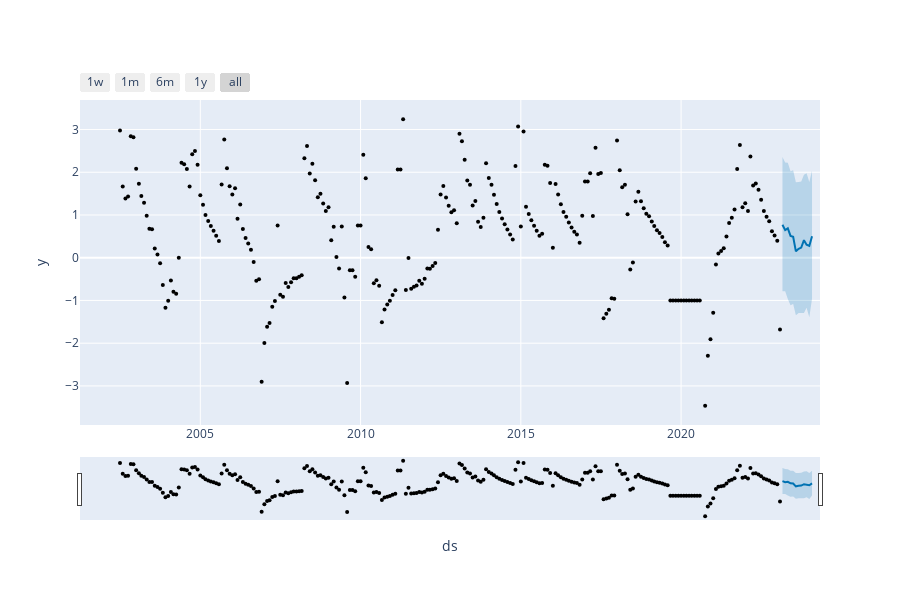
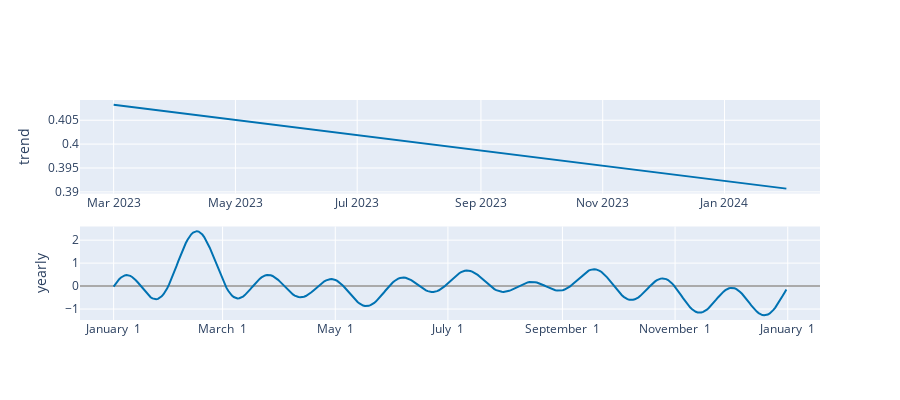

Here is the notebook cell these charts were saved with, in order:
### Code cell
############### Plot Prophet

from prophet.plot import plot_plotly, plot_components_plotly

# Plot the forecast
fig1 = plot_plotly(model, data_forecastf)
fig1.show()

# Plot forecast components
fig2 = plot_components_plotly(model, data_forecastf)
fig2.show()

### Figure 1 — Plotly figure (JSON) as saved in the notebook; plotly's stock layout.template omitted (floating-point values rounded to 4 significant figures; data arrays with more than 128 entries replaced by an {"elided": "..."} marker saying what was removed)
{"data": [{"marker": {"color": "black", "size": 4}, "mode": "markers", "name": "Actual", "type": "scatter", "x": {"elided": "247 str values"}, "y": {"elided": "247 float values"}}, {"hoverinfo": "skip", "line": {"width": 0}, "mode": "lines", "type": "scatter", "x": ["2023-03-01T00:00:00", "2023-04-01T00:00:00", "2023-05-01T00:00:00", "2023-06-01T00:00:00", "2023-07-01T00:00:00", "2023-08-01T00:00:00", "2023-09-01T00:00:00", "2023-10-01T00:00:00", "2023-11-01T00:00:00", "2023-12-01T00:00:00", "2024-01-01T00:00:00", "2024-02-01T00:00:00"], "y": [-0.783, -0.7838, -0.9649, -1.114, -1.085, -1.348, -1.295, -1.293, -1.296, -1.171, -1.393, -0.9597]}, {"fill": "tonexty", "fillcolor": "rgba(0, 114, 178, 0.2)", "line": {"color": "#0072B2", "width": 2}, "mode": "lines", "name": "Predicted", "type": "scatter", "x": ["2023-03-01T00:00:00", "2023-04-01T00:00:00", "2023-05-01T00:00:00", "2023-06-01T00:00:00", "2023-07-01T00:00:00", "2023-08-01T00:00:00", "2023-09-01T00:00:00", "2023-10-01T00:00:00", "2023-11-01T00:00:00", "2023-12-01T00:00:00", "2024-01-01T00:00:00", "2024-02-01T00:00:00"], "y": [0.7729, 0.6465, 0.6878, 0.5116, 0.4896, 0.1493, 0.2094, 0.2381, 0.4096, 0.3055, 0.2764, 0.5046]}, {"fill": "tonexty", "fillcolor": "rgba(0, 114, 178, 0.2)", "hoverinfo": "skip", "line": {"width": 0}, "mode": "lines", "type": "scatter", "x": ["2023-03-01T00:00:00", "2023-04-01T00:00:00", "2023-05-01T00:00:00", "2023-06-01T00:00:00", "2023-07-01T00:00:00", "2023-08-01T00:00:00", "2023-09-01T00:00:00", "2023-10-01T00:00:00", "2023-11-01T00:00:00", "2023-12-01T00:00:00", "2024-01-01T00:00:00", "2024-02-01T00:00:00"], "y": [2.357, 2.229, 2.222, 2.022, 2.046, 1.769, 1.77, 1.785, 1.942, 1.976, 1.77, 2.04]}], "layout": {"height": 600, "showlegend": false, "width": 900, "xaxis": {"rangeselector": {"buttons": [{"count": 7, "label": "1w", "step": "day", "stepmode": "backward"}, {"count": 1, "label": "1m", "step": "month", "stepmode": "backward"}, {"count": 6, "label": "6m", "step": "month", "stepmode": "backward"}, {"count": 1, "label": "1y", "step": "year", "stepmode": "backward"}, {"step": "all"}]}, "rangeslider": {"visible": true}, "title": {"text": "ds"}, "type": "date"}, "yaxis": {"title": {"text": "y"}}}}

### Figure 2 — Plotly figure (JSON) as saved in the notebook; plotly's stock layout.template omitted (floating-point values rounded to 4 significant figures; data arrays with more than 128 entries replaced by an {"elided": "..."} marker saying what was removed)
{"data": [{"line": {"color": "#0072B2", "width": 2}, "mode": "lines", "name": "trend", "type": "scatter", "x": ["2023-03-01T00:00:00", "2023-04-01T00:00:00", "2023-05-01T00:00:00", "2023-06-01T00:00:00", "2023-07-01T00:00:00", "2023-08-01T00:00:00", "2023-09-01T00:00:00", "2023-10-01T00:00:00", "2023-11-01T00:00:00", "2023-12-01T00:00:00", "2024-01-01T00:00:00", "2024-02-01T00:00:00"], "xaxis": "x", "y": [0.4083, 0.4066, 0.4051, 0.4035, 0.4019, 0.4003, 0.3987, 0.3971, 0.3955, 0.3939, 0.3923, 0.3907], "yaxis": "y"}, {"line": {"color": "rgba(0, 114, 178, 0.2)", "width": 0}, "mode": "lines", "name": "trend_upper", "type": "scatter", "x": ["2023-03-01T00:00:00", "2023-04-01T00:00:00", "2023-05-01T00:00:00", "2023-06-01T00:00:00", "2023-07-01T00:00:00", "2023-08-01T00:00:00", "2023-09-01T00:00:00", "2023-10-01T00:00:00", "2023-11-01T00:00:00", "2023-12-01T00:00:00", "2024-01-01T00:00:00", "2024-02-01T00:00:00"], "xaxis": "x", "y": [0.4083, 0.4066, 0.4051, 0.4035, 0.4019, 0.4003, 0.3987, 0.3971, 0.3955, 0.3939, 0.3923, 0.3907], "yaxis": "y"}, {"fill": "tonexty", "fillcolor": "rgba(0, 114, 178, 0.2)", "line": {"color": "rgba(0, 114, 178, 0.2)", "width": 0}, "mode": "lines", "name": "trend_lower", "type": "scatter", "x": ["2023-03-01T00:00:00", "2023-04-01T00:00:00", "2023-05-01T00:00:00", "2023-06-01T00:00:00", "2023-07-01T00:00:00", "2023-08-01T00:00:00", "2023-09-01T00:00:00", "2023-10-01T00:00:00", "2023-11-01T00:00:00", "2023-12-01T00:00:00", "2024-01-01T00:00:00", "2024-02-01T00:00:00"], "xaxis": "x", "y": [0.4083, 0.4066, 0.4051, 0.4035, 0.4019, 0.4003, 0.3986, 0.3971, 0.3954, 0.3939, 0.3923, 0.3906], "yaxis": "y"}, {"line": {"color": "#0072B2", "width": 2}, "mode": "lines", "name": "yearly", "type": "scatter", "x": {"elided": "365 str values"}, "xaxis": "x2", "y": {"elided": "365 float values"}, "yaxis": "y2"}], "layout": {"height": 400, "showlegend": false, "width": 900, "xaxis": {"anchor": "y", "domain": [0, 1], "range": ["2023-02-12T03:36:00", "2024-02-17T20:24:00"], "type": "date"}, "xaxis2": {"anchor": "y2", "domain": [0, 1], "range": ["2016-12-13T18:54:02.958904115", "2018-01-18T11:04:57.863013581"], "tickformat": "%B %e", "type": "date"}, "yaxis": {"anchor": "x", "domain": [0.575, 1], "rangemode": "normal", "title": {"text": "trend"}, "zerolinecolor": "#AAA"}, "yaxis2": {"anchor": "x2", "domain": [0, 0.425], "title": {"text": "yearly"}, "zerolinecolor": "#AAA"}}}
